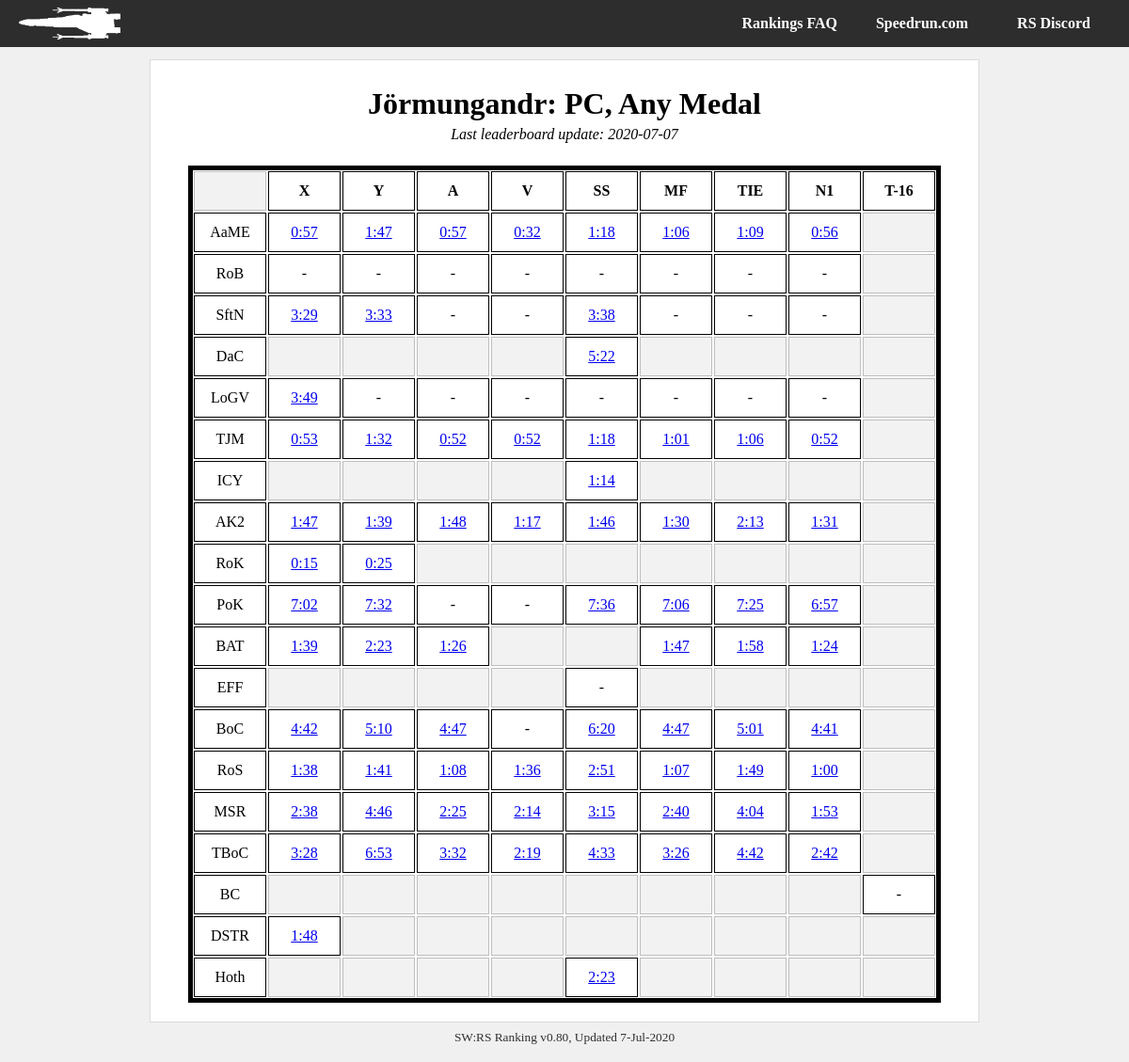
/player/Jörmungandr/pc_any, run on the app's committed database.
### tables this page shows
CREATE TABLE metadata (field          text primary key,value          text);

CREATE TABLE il_runs_20200707 (run_id          integer primary key,level           text,category        text,player          text,time            integer default 9999,platform        text,medal           text,src_link        text);

### swrs.py (the view)
@app.route('/player/<player_id>/<category>')
def player_cat(player_id, category):
    con = lite.connect(DATABASE)
    with con:
        cur = con.cursor()
        cur.execute('SELECT value FROM metadata ' +
                    'WHERE field = "last_update"')
    last_up = cur.fetchall()[0][0]
    tag = last_up + '_' + category
    if category[0:2] == 'pc':
        console = "PC"
    elif category[0:3] == 'n64':
        console = 'N64'
    else:
        console = 'CONSOLE?'
    if category[-3:] == 'any':
        medal_type = "Any Medal"
    elif category[-4:] == 'gold':
        medal_type = 'Gold Medal'
    else:
        medal_type = 'MEDAL?'
    runs = []
    for lev in il_level_names:
        level_array = []
        for ship in il_category_names:
            cur = con.cursor()
            with con:
                cur.execute('SELECT level, category, time, "src_link" ' +
                            'FROM il_runs_' + last_up + ' ' +
                            'WHERE player = "' + player_id + '" AND ' +
                            'platform = "' + console + '" AND ' +
                            'level = "' + lev + '" AND ' +
                            'category = "' + ship + '" AND ' +
                            'medal = "' + medal_type + '";')
            run = cur.fetchall()
            if run:
                run = list(run[0])
                run[2] = convert_seconds(run[2])
            level_array.append(run)
        runs.append(level_array)
    '''
    for i in runs:
        print(i)
        #print(i, convert_seconds(i[2]))
    '''
    try:
        return render_template('player-category.html',
                               name=player_id,
                               medal=medal_type,
                               platform=console,
                               runs=runs,
                               last_update=DATESTAMP)
    except Exception as e:
        return str(e)

### swrs.py (called while the page is built)
def convert_seconds(in_time):
    out_time = 'ERR'
    secs = in_time % 60
    mins = (in_time - secs) // 60
    if secs < 10:
        secs = '0' + str(secs)
    out_time = str(mins) + ':' + str(secs)
    return out_time

@app.teardown_appcontext
def close_connection(exception):
    db = getattr(g, '_database', None)
    if db is not None:
        db.close()

### templates/player-category.html
{% from "macros.html" import header, footer, categories, title, player_chart %}
{{ header(name +" | SWRS") }}
{{ title(name + ": " + platform + ", " + medal, last_update) }}
{% set level_acronyms = ["AaME",
"RoB",
"SftN",
"DaC",
"LoGV",
"TJM",
"ICY",
"AK2",
"RoK",
"PoK",
"BAT",
"EFF",
"BoC",
"RoS",
"MSR",
"TBoC",
"BC",
"DSTR",
"Hoth"] %}
    <div id="about">
            <div id="runs-table">
                <div class="runs-table-row">
                    <div class="runs-table-timebox header ghosted"> </div>
                    <div class="runs-table-timebox header">X</div>
                    <div class="runs-table-timebox header">Y</div>
                    <div class="runs-table-timebox header">A</div>
                    <div class="runs-table-timebox header">V</div>
                    <div class="runs-table-timebox header">SS</div>
                    <div class="runs-table-timebox header">MF</div>
                    <div class="runs-table-timebox header">TIE</div>
                    <div class="runs-table-timebox header">N1</div>
                    <div class="runs-table-timebox header">T-16</div>
                </div>
            {% for i in range(runs|length): %}
                {% set level = runs[i] %}
                <div class="runs-table-row {{ level_acronyms[i] }}">
                <div class="runs-table-timebox">{{ level_acronyms[i] }}</div>
                {% for j in range(level|length): %}
                    {% set ship = level[j] %}
                    {% if i in [0, 1, 2, 4, 5, 7, 9, 12, 13, 14, 15]: %}
                        {% if j == 8: %}
                            {% set ghost = 'ghosted' %}
                        {% else %}
                            {% set ghost = '' %}
                        {% endif %}
                    {% elif i in [3, 6, 11, 18]: %}
                        {% if j not in [4]: %}
                            {% set ghost = 'ghosted' %}
                        {% else %}
                            {% set ghost = '' %}
                        {% endif %}
                    {% elif i in [8]: %}
                        {% if j not in [0, 1]: %}
                            {% set ghost = 'ghosted' %}
                        {% else %}
                            {% set ghost = '' %}
                        {% endif %}
                    {% elif i in [10]: %}
                        {% if j in [3, 4, 8]: %}
                            {% set ghost = 'ghosted' %}
                        {% else %}
                            {% set ghost = '' %}
                        {% endif %}
                    {% elif i in [16]: %}
                        {% if j not in [8]: %}
                            {% set ghost = 'ghosted' %}
                        {% else %}
                            {% set ghost = '' %}
                        {% endif %}
                    {% elif i in [17]: %}
                        {% if j == 7 and platform == 'N64': %}
                            {% set ghost = '' %}
                        {% elif j not in [0]: %}
                            {% set ghost = 'ghosted' %}
                        {% else %}
                            {% set ghost = '' %}
                        {% endif %}
                    {% endif %}
                    <div class="runs-table-timebox {{ ghost }}">
                        {% if ship: %}
                            <a href="{{ ship[3] }}">{{ ship[2] }}</a>
                        {% else %}
                            {% if ghost == '': %}
                            -
                            {% endif %}
                        {% endif %}
                    </div>
                {% endfor %}
                </div>
            {% endfor %}
            </div>
    </div>
{{ footer() }}

### templates/macros.html (shortened to what this page needs)
{% macro header(header_text) %}
<html>
    <head>
        <link rel="stylesheet" type="text/css" href="{{ url_for('static', filename = 'style.css') }}" />
    </head>
    <body>
    <div id="container">
        {{ tabs() }}
    <div id="body-wrapper">
        <div id="body-content">
{% endmacro %}
{% macro tabs() %}
        <div id="body-tabs">
            <div id="lefttabs">
                <a href="/"><img src= {{ url_for('static', filename = 'logo.png') }}></a>
            </div>
            <div id="righttabs">
                <a href="https://discord.gg/Gp7swfc"><div id="tab" class="topplayers back">RS Discord</div></a>
            </div>
            <div id="righttabs">
                <a href="https://www.speedrun.com/rogue1/"><div id="tab" class="topplayers back">Speedrun.com</div></a>
            </div>
            <div id="righttabs">
                <a href="/faq"><div id="tab" class="topplayers back">Rankings FAQ</div></a>
            </div>
        </div>
{% endmacro %}
{% macro title(name, date) %}
            <div id="title">
                    <h1>
                        {{ name }}
                    </h1>
                    {% if date %}
                    <div id="lastupdate">
                        <p>Last leaderboard update: {{ date[:4] }}-{{ date[4:6] }}-{{ date[6:] }}</p>
                    </div>
                    {% endif %}
            </div>
{% endmacro %}
{% macro footer() %}
            </div>
            <div id="footertext">
                <span title="v0.80 IG-88">SW:RS Ranking v0.80, Updated 7-Jul-2020</span>
            </div>
        </div>
    </div>
    </body>
</html>
{% endmacro %}

### static/style.css (style rules this page uses)
body { font-family: 'LiberationSerif', 'Bookman', 'Times', Serif; margin: 0px; background: #f0f0f0; position: relative; }
#container { position: absolute; width: 100%; height: 100%; }
#body-wrapper { width: max-content; max-width: 95%; margin-left:auto; margin-right:auto; padding: 10px; display: block; position: relative; overflow: hidden !important; }
#body-tabs { display: block; overflow: hidden; background: #2d2d2d; padding: 0px 10px; height: 50px; background-repeat: no-repeat; background-size: auto 35px; background-attachment: fixed; background-position-x: center; background-position-y: 7px; }
#tab { display: inline-block; color: #ffffff; padding: 00px 20px; border-radius: 0px; margin: 0px; min-width: 100px; text-align: center; font-weight: bold; line-height: 50px; height: 100%; }
#lefttabs { float: left; }
#lefttabs img { padding: 8px 10px; height: 34px; }
#righttabs { float: right; }
#body-content { border: 1px #dadada solid; min-height: 100px; background: #ffffff; border-radius: 0px; margin-top: 3px; padding: 20px 40px; }
#title { text-align: center; margin: .5em 0em 1.5em 0em; font-weight: bold; font-style: italic; }
#title h1 { margin: 0em 0em .0em 0em; font-style: normal; }
#footertext { text-align: center; font-size: 10pt; padding: 8px; opacity: 0.8; }
#lastupdate p { font-weight: normal; padding: 0; margin: 5px 0 0 0; }
#runs-table { border: 5px solid #000000; overflow: hidden; }
.runs-table-row { display: flex; flex-direction: row; flex-wrap: nowrap; justify-content: flex-start; align-items: stretch; align-content: stretch; }
.runs-table-timebox { margin: 1px; width: 75px; line-height: 20px; padding-top: 10px; padding-bottom: 10px; border: 1px solid #000000; text-align: center; vertical-align: middle; }
.runs-table-timebox.header { font-weight: bold; }
.runs-table-timebox.ghosted { opacity: 0.25; background: #cccccc; }

### data on the page
metadata: value "2020", value "07"
il_runs_20200707: time "0:57"
il_runs_20200707: time "0:57"
il_runs_20200707: time "0:32"
il_runs_20200707: time "0:56"
il_runs_20200707: time "0:53"
il_runs_20200707: time "0:52"
il_runs_20200707: time "0:52"
il_runs_20200707: time "0:52"
il_runs_20200707: time "2:13"
il_runs_20200707: time "0:15"
il_runs_20200707: time "0:25"

### other printed values
{{ name }} "Jörmungandr: PC, Any Medal"
{{ level_acronyms[i] }} "AaME" "RoB" "SftN" "DaC" "LoGV" "TJM" "ICY" "AK2" "RoK" "PoK" "BAT" "EFF" "BoC" "RoS" "MSR" "TBoC" "BC" "DSTR" "Hoth"
{{ ship[2] }} "1:47" "1:18" "1:06" "1:09" "3:29" "3:33" "3:38" "5:22" "3:49" "1:32" "1:18" "1:01" "1:06" "1:14" "1:47" "1:39" "1:48" "1:17" "1:46" "1:30" "1:31" "7:02" "7:32" "7:36" "7:06" "7:25" "6:57" "1:39" "2:23" "1:26" "1:47" "1:58" "1:24" "4:42" "5:10" "4:47" "6:20" "4:47" "5:01" "4:41" "1:38" "1:41" "1:08" "1:36" "2:51" "1:07" "1:49" "1:00" "2:38" "4:46" "2:25" "2:14" "3:15" "2:40" "4:04" "1:53" "3:28" "6:53" "3:32" "2:19" "4:33" "3:26" "4:42" "2:42" "1:48" "2:23"
